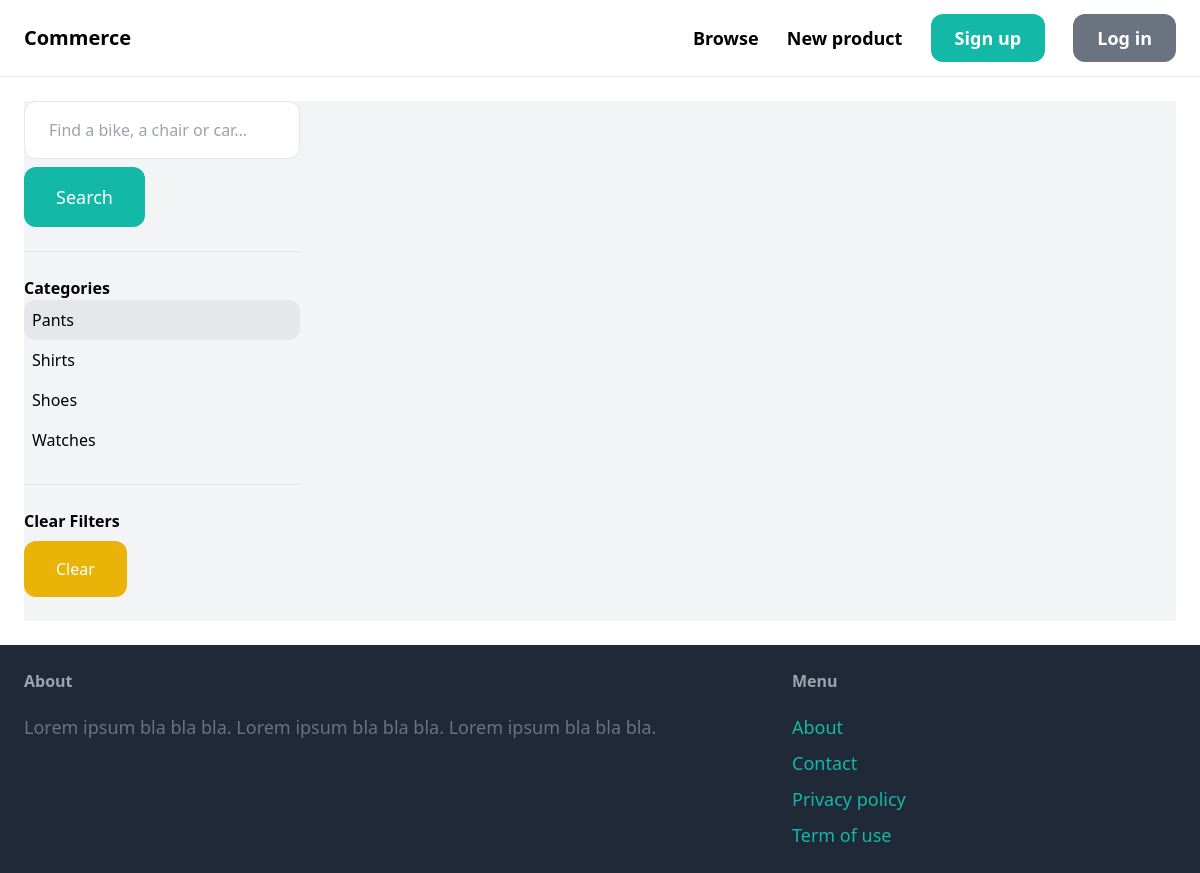
Page /products/?query=&category=3 on the earlier database version.
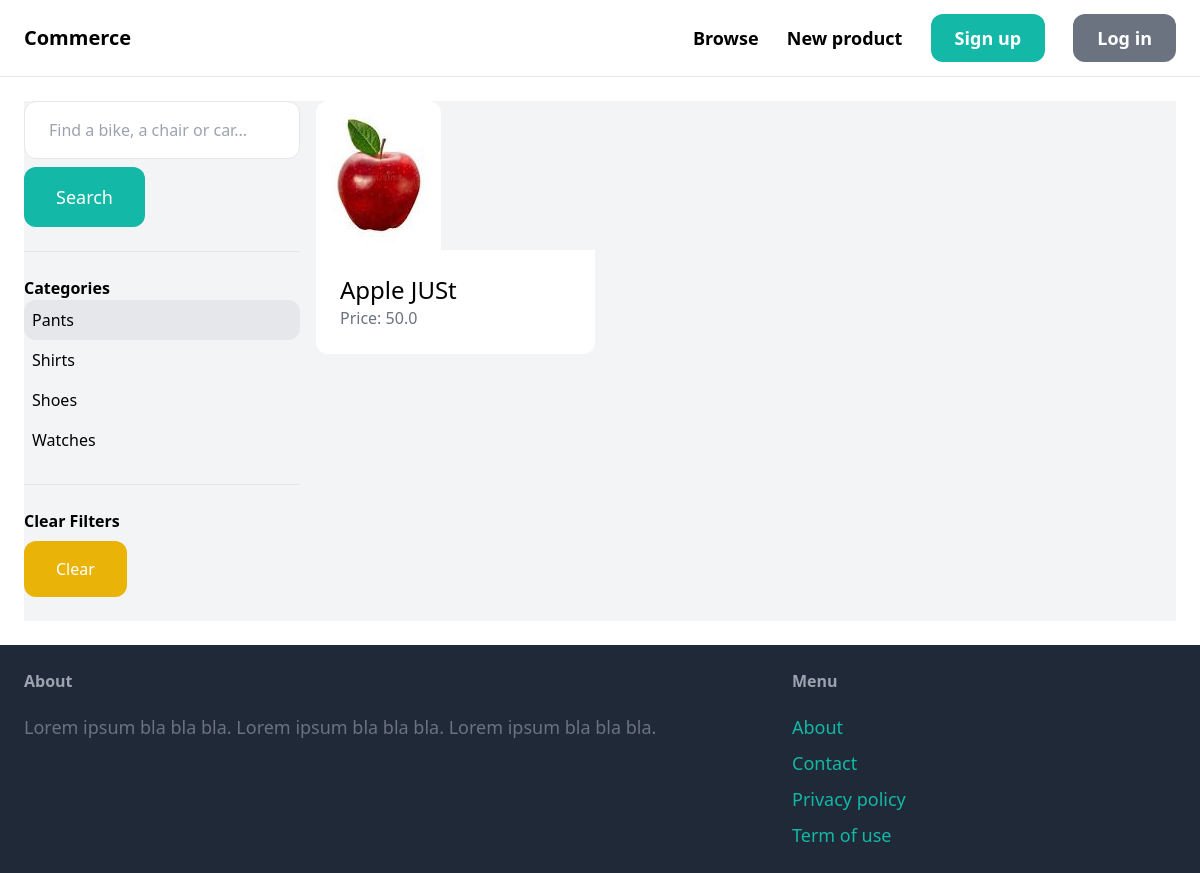
Same page on the later database version.
### product/models.py (models this page shows, shortened)
class Category(models.Model):
    name = models.CharField(max_length=255)
    class Meta:
        ordering = ('name',) # ordering by name
        verbose_name_plural = 'Categories' # plural name

class Product(models.Model):
    category = models.ForeignKey(Category, related_name='products', on_delete=models.CASCADE)
    name = models.CharField(max_length=255, blank=True, null=True)
    description = models.TextField(blank=True, null=True) # blank=True, null=True
    price = models.FloatField( blank=True, null=True)
    image = models.ImageField(upload_to='items_images', blank=True, null=True)
    is_sold = models.BooleanField(default=False)
    created_by = models.ForeignKey(User, on_delete=models.CASCADE, blank=True, null=True)
    created_at = models.DateTimeField(auto_now_add=True, blank=True, null=True)

### product/views.py (the view)
# urls.py: path('products/', include('product.urls')),
def products(request):
    query = request.GET.get('query', '')
    category_id = request.GET.get('category', 0) # 0 is the default value if category_id is not found
    categories = Category.objects.all()
    products = Product.objects.filter(is_sold=False)
    if category_id:
        products = products.filter(category_id=category_id) # filter by category_id = category_id from the url
    if query:
        products = products.filter(Q(name__icontains=query) | Q(description__icontains=query)) # Q is a shortcut for OR queries
    return render(request, 'product/products.html', {
        'products': products,
        'query': query,
        'categories': categories,
        'category_id': int(category_id),
    })

### product/templates/product/products.html (shortened to what this page needs)
{% extends 'core/base.html' %}
{% block content %}
    <div class="pb-6 grid grid-cols-4 gap-4 bg-gray-100">
        <div class="col-span-1">
            <form method="get" action="{% url 'product:products' %}">
                <input name="query" class="w-full py-4 px-6 border rounded-xl" type="text" value="{{ query }}" placeholder="Find a bike, a chair or car...">
                <button class="mt-2 py-4 px-8 text-lg bg-teal-500 text-white rounded-xl">Search</button>
            </form>
            <hr class="my-6">
            <p class="font-semibold">Categories</p>
            <ul>
                {% for category in categories %}
                    <li class="py-2 px-2 rounded-xl{% if category.id == category_id %} bg-gray-200 {% endif %}">
                        <a href="{% url 'product:products' %}?query={{ query }}&category={{category.id}}">{{ category.name }}</a>
                    </li>
                {% endfor %}
            </ul>
            <hr class="my-6">
            <p class="font-semibold">Clear Filters</p>
            <ul>
                <li><a href="{% url 'product:products'%}" class="mt-2 py-4 px-8 inline-block rounded-xl bg-yellow-500 text-white">Clear</a></li>
            </ul>
        </div>
        <div class="col-span-3">
            <div class="grid grid-cols-3 gap-3">
                {% for product in products %}
                    <div>
                        <a href="{% url 'product:detail' product.id %}">
                            <div>
                                <img src="{{ product.image.url }}" class="rounded-t-xl">
                            </div>
                            <div class="p-6 bg-white rounded-b-xl">
                                <h2 class="text-2xl">{{ product.name }}</h2>
                                <p class="text-gray-500">Price: {{ product.price }}</p>
                            </div>
                        </a>
                    </div>
                {% endfor %}
            </div>
        </div>
        </div>
    </div>
{% endblock %}

### core/templates/core/base.html (shortened to what this page needs)
<!doctype html>
<html>
    <head>
        <script src="https://cdn.tailwindcss.com"></script>
    </head>
    <body>
        <nav class="py-6 px-6 flex justify-between items-center border-b border-gray-200">
            <a href="/" class="text-xl font-semibold">Commerce</a>
            <div class="space-x-6">
                <a href="{% url 'product:products' %}" class="text-lg font-semibold hover:text-gray-500">Browse</a>
                <a href="{% url 'product:new' %}" class="text-lg font-semibold hover:text-gray-500">New product</a>
                    {% if request.user.is_authenticated %}
                    <a href="{% url 'conversation:inbox' %}" class="px-6 py-3 text-lg font-semibold bg-teal-500 text-white rounded-xl hover:bg-teal-700">Inbox</a>
                    <a href="{% url 'dashboard:index' %}" class="px-6 py-3 text-lg font-semibold bg-gray-500 text-white rounded-xl hover:bg-gray-700">Dashboard</a>
                    <a href="{% url 'core:logout' %}" class="px-6 py-3 text-lg font-semibold bg-gray-500 text-white rounded-xl hover:bg-gray-700">Log out</a>
                    {% else %}
                    <a href="{% url 'core:signup' %}" class="px-6 py-3 text-lg font-semibold bg-teal-500 text-white rounded-xl hover:bg-teal-700">Sign up</a>
                    <a href="{% url 'core:login' %}" class="px-6 py-3 text-lg font-semibold bg-gray-500 text-white rounded-xl hover:bg-gray-700">Log in</a>
                    {% endif %}
            </div>
        </nav>
        <div class="px-6 py-6 ">
            {% block content %}
            {% endblock %}
        <footer class="py-6 px-6 flex justify-between bg-gray-800">
            <div class="w-2/3 pr-10">
                <h3 class="mb-5 font-semibold text-gray-400">About</h3>
                <p class="text-lg text-gray-500">Lorem ipsum bla bla bla. Lorem ipsum bla bla bla. Lorem ipsum bla bla bla.</p>
            </div>
            <div class="w-1/3">
                <h3 class="mb-5 font-semibold text-gray-400">Menu</h3>
                <ul class="space-y-2">
                    <li><a href="#" class="text-lg text-teal-500 hover:text-teal-700">About</a></li>
                    <li><a href="{% url 'core:contact' %}" class="text-lg text-teal-500 hover:text-teal-700">Contact</a></li>
                    <li><a href="#" class="text-lg text-teal-500 hover:text-teal-700">Privacy policy</a></li>
                    <li><a href="#" class="text-lg text-teal-500 hover:text-teal-700">Term of use</a></li>
                </ul>
            </div>
        </footer>
    </body>
</html>

Differences in the rows shown:
added Product: image (picture), name "Apple JUSt", price "50.0"
